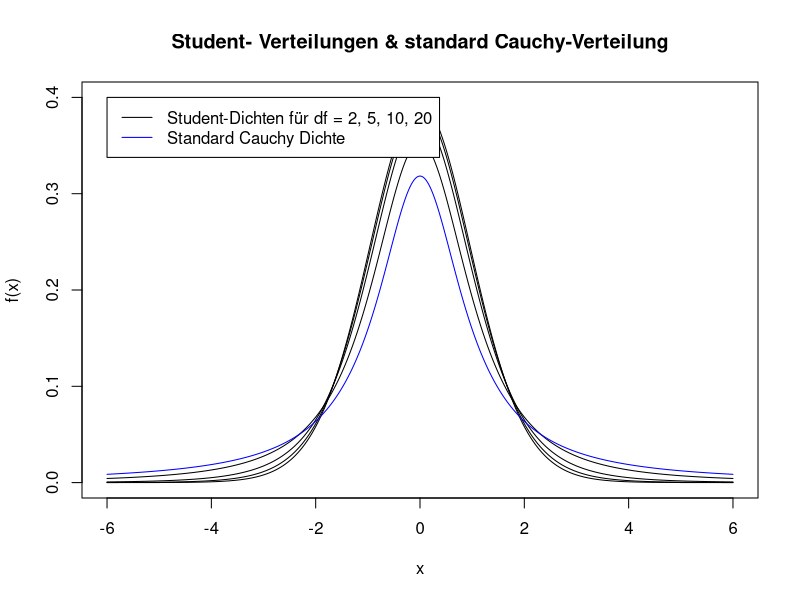
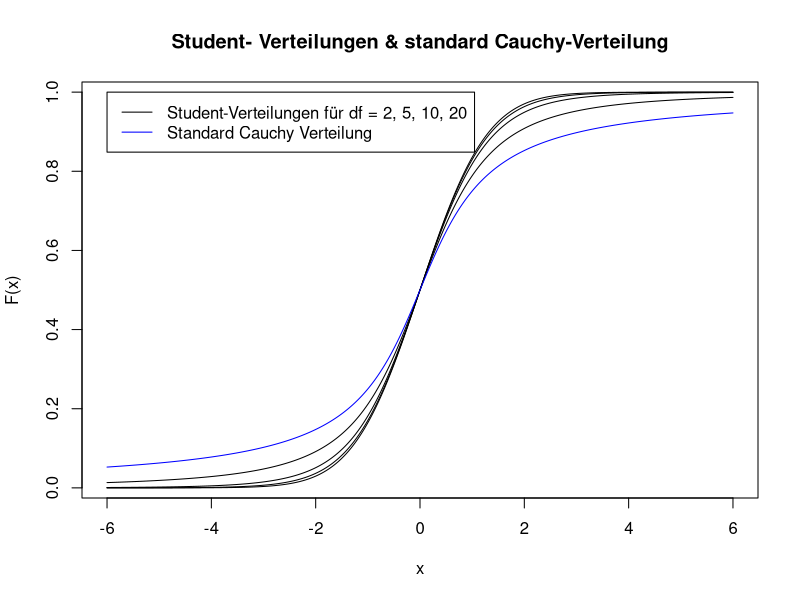
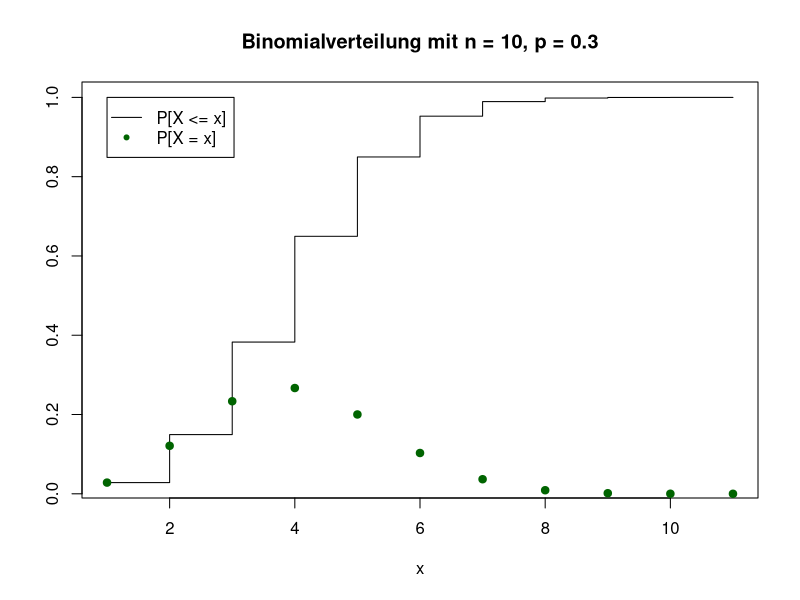

These figures' R source, in order:
#### Serie 1 Statistik ####

# Raphael Keller
# 23-128-721

# 6 

# b
v <- 5:11
w <- setdiff(v, 8:10)

# c
x <- seq(-6, 6, .01)

# d
df <- c(2, 5, 10, 20)
plot(
  x, dt(x, df[1]),
  main = "Student- Verteilungen & standard Cauchy-Verteilung",
  ylab = "f(x)",
  type = "l",
  ylim = c(0, 0.4)
)
for (i in 2:4) {
  lines(x, dt(x, df[i]))
}
lines(x, dcauchy(x), col = "blue")

legend(-6, 0.4,
       c("Student-Dichten für df = 2, 5, 10, 20", "Standard Cauchy Dichte"),
       lty = 1,
       col = c("black", "blue"))

plot(
  x, pt(x, df[1]),
  main = "Student- Verteilungen & standard Cauchy-Verteilung",
  ylab = "F(x)",
  type = "l"
)
for (i in 2:4) {
  lines(x, pt(x, df[i]))
}
lines(x, pcauchy(x), col = "blue")

legend(-6, 1,
       c("Student-Verteilungen für df = 2, 5, 10, 20", "Standard Cauchy Verteilung"),
       lty = 1,
       col = c("black", "blue"))


# e

n <- 10
p <- 0.3

plot(pbinom(0:n, n, p), type = "s",
     main = "Binomialverteilung mit n = 10, p = 0.3",
     xlab = "x",
     ylab = NA)
points(dbinom(0:n, n, p), pch = 20, col = "darkgreen", cex = 1.5)

legend(1, 1,
       c("P[X <= x]", "P[X = x]"),
       col = c("black", "darkgreen"),
       lty = c(1, NA),
       pch = c(NA, 20))
